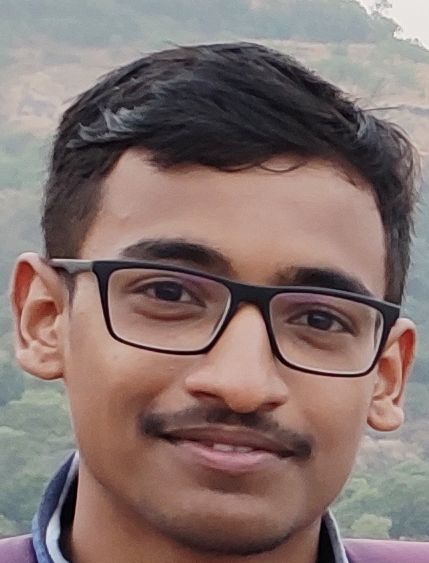
#> input picture edited_face_photo.jpg, 429 x 563 px
$ jupyter execute --allow-errors SVMs.ipynb   (shell and % lines are left out)
#> lines starting #> are read from the running program, lines starting #| are printed output that depends on the picture
 <h1 align="center"> Support Vector Machines</h1>

SVMs are a powerful class of supervised learning algorithms for classification and regression problems. In the context of classification, SVMs can be viewed as maximum margin linear classifiers.

The SVM uses an objective which explicitly encourages low out-of-sample error (good generalization performance). The $D$ dimensional data are divided into classes by maximizing the margin between the hyperplanes for the classes.

Note that we assume the two classes in the data are linearly separable. Later, for non-linear boundaries, we will use the kernel trick to exploit higher (possibly infinite) dimensional $z$-spaces, where the classes are linearly separable, find the support vectors in this space and map it back to the dimensionality of our problem.

## Linearly separable classes:

[cell 1]
import numpy as np
import matplotlib.pyplot as plt
from scipy import stats

# use seaborn plotting defaults
import seaborn as sns; sns.set()

[cell 2]
from sklearn.datasets.samples_generator import make_blobs
#> (the rest of this cell did not finish here and is left out)

The linear classifiers we know will draw a straight line between the classes. With this example, we could do this by hand. But what should strike you is that there is more than one decision boundary (lines) that can achieve minimum in-sample error.  Let's plot them below.

## Many possible separators:

[cell 3]
xfit = np.linspace(-1,3.5)
#> (the rest of this cell did not finish here and is left out)

## Maximum margin linear classifiers:

For a hyperplane defined by weight $w$ and bias $b$, a linear discriminant is given by:

$$w^T x + b \left\{\begin{matrix} \geq 0\ class +1& \\ <0\ class -1 \end{matrix}\right.$$

In the above plot, we notice that for a point $x$ that is close the decision boundary at $w^T x +b =0$, a small change in $x$ can lead to a change in classification. Now assuming that the data is linearly separable, we impose that for the training data, the decision boundary should be separated from the data by some finite amount $\epsilon ^2$:

$$w^T x + b \left\{\begin{matrix} \geq \epsilon^2\ class +1& \\ <-\epsilon^2\ class -1 \end{matrix}\right.$$

For the inequality above, we conveniently set $\epsilon = 1$ so that a point $x_+$ from class +1 that is closest to the decision boundary satisfies

 $$w^T x_+ + b =1$$

and a point $x_-$ from class -1 that is closest to the decision boundary satisfies

 $$w^T x_- + b =-1$$

## Plotting the margins:

[cell 4]
xfit = np.linspace(-1,3.5)
#> (the rest of this cell did not finish here and is left out)

When using SVMs, the decision boundary that maximizes this *margin* is chosen as the optimal model.

## (Optional) What is the (hard) margin?

From vector algebra the distance from the origin along the direction $w$ to a point $x$ is given by

$$\frac{w^T x}{\sqrt{w^T w}}$$

The $margin$ between the hyperplanes for the classes is the difference between the two distances along the direction of $w$ which is

$$\frac{w^T x}{\sqrt{w^T w}}(x_+ - x_-) = \frac{2}{\sqrt{w^T w}}$$

To maximize the the distance between two hyperplanes, we need to minimise the length $w^T w$. We know that for each $x^n$ we have a corresponding class label $y^n \in \left \{ +1, -1 \right \}$. So to classify the training labels correctly and maximize this margin, the optimzation problem is equivalent to:

$minimize\ \frac{1}{2}w^Tw$ subject to the constraints  $y^n(w^Tx^n +b)\geq 1$, and $n =1,..., N.$

Notice that this formulation is a *quadratic programming* problem -- something we know how to work with. This is known as a hard margin SVM  due to the presence of the exact classification constraint "$\geq 1$", which means that the points used as support vectors exactly fall on the boundary of the margin.

# SVM in practice:

Using the data from before, let us now train an SVM model with Scikit-Learn's suppport vector classifier. We'll defer the discussion about kernels for later in the course. For the time being, we will use a `linear` kernel and set the `C` parameter to an arbitrarily large number.

[cell 5]
from sklearn.svm import SVC #
model = SVC(kernel='linear',C=1E10)
#> (the rest of this cell did not finish here and is left out)

## Visualizing the SVM decision boundaries:

[cell 6]
def plot_svc_decision_function(model, ax=None, plot_support=True):
    """Plot the decision function for a 2D SVC"""
    if ax is None:
        ax = plt.gca()
    xlim = ax.get_xlim()
    ylim = ax.get_ylim()

    # create grid to evaluate model
    x = np.linspace(xlim[0], xlim[1], 30)
    y = np.linspace(ylim[0], ylim[1], 30)
    Y, X = np.meshgrid(y, x)
    xy = np.vstack([X.ravel(), Y.ravel()]).T
    P = model.decision_function(xy).reshape(X.shape)

    # plot decision boundary and margins
    ax.contour(X, Y, P, colors='k',
               levels=[-1, 0, 1], alpha=0.5,
               linestyles=['--', '-', '--'])

    # plot support vectors
    if plot_support:
        ax.scatter(model.support_vectors_[:, 0],
                   model.support_vectors_[:, 1],
                   s=300, linewidth=1, facecolors='none');
    ax.set_xlim(xlim)
    ax.set_ylim(ylim)

#> (a cell that did not finish here is left out)

The bold line dividing the data maximizes the margin between the two sets of points. Count the number of training points just touching the margin. These three points are known as the *support vectors*. These points exactly satisfying the margin are stored in the `support_vectors_` attribute of the classifier in Scikit-Learn.

#> (a cell that did not finish here is left out)

## Visualizing higher-dimensional projections:

#Example:Face Recognition

[cell 9]
from sklearn.datasets import fetch_lfw_people

#> (the rest of this cell did not finish here and is left out)

[cell 10]
plt.figure(figsize=(10,20))
fig,ax = plt.subplots(5,5,figsize=(12,15))
#> (the rest of this cell did not finish here and is left out)

[cell 11]
from sklearn.svm import SVC
from sklearn.decomposition import PCA as RandomizedPCA
from sklearn.pipeline import make_pipeline

pca = RandomizedPCA(n_components=150,whiten=True,random_state=42)
svc = SVC(kernel='rbf',class_weight='balanced')
model = make_pipeline(pca,svc)

[cell 12]
from sklearn.model_selection import train_test_split
#> (the rest of this cell did not finish here and is left out)

[cell 13]
from sklearn.model_selection import GridSearchCV

param_grid = {'svc__C':[1,5,10,50],
              'svc__gamma': [0.0001,0.0005,0.001,0.005]}
grid = GridSearchCV(model,param_grid)
#> (the rest of this cell did not finish here and is left out)

#> (a cell that did not finish here is left out)

#> (a cell that did not finish here is left out)

External image input

[cell 16]
import cv2
import numpy as np

converting img into gray code image

[cell 17]
# img = cv2.imread('raigad.png')
# img_fix=cv2.cvtColor(img,cv2.COLOR_BGR2RGB)
img_gray = cv2.imread('edited_face_photo.jpg',cv2.IMREAD_GRAYSCALE)
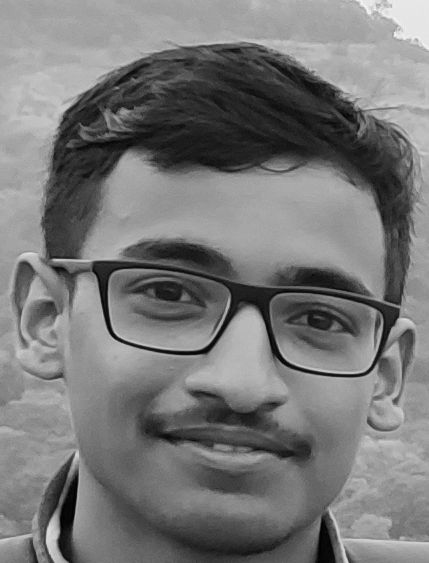
#> img_gray: shape (563, 429); min 0, max 248, mean 119.8
print(img_gray.shape)
#| (563, 429)
#this for converting (563,429) size img to (62,47)
img_new=cv2.resize(img_gray,(62,47))
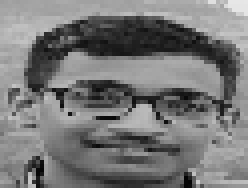
#> img_new: shape (47, 62) (shown 4 times larger); min 3, max 231, mean 119.4

plt.imshow(img_new,cmap='gray')
#this for converting (62,47) shape img to (1,2914)
img_new=img_new.reshape(1,2914)
print(img_new.shape)
#| (1, 2914)
